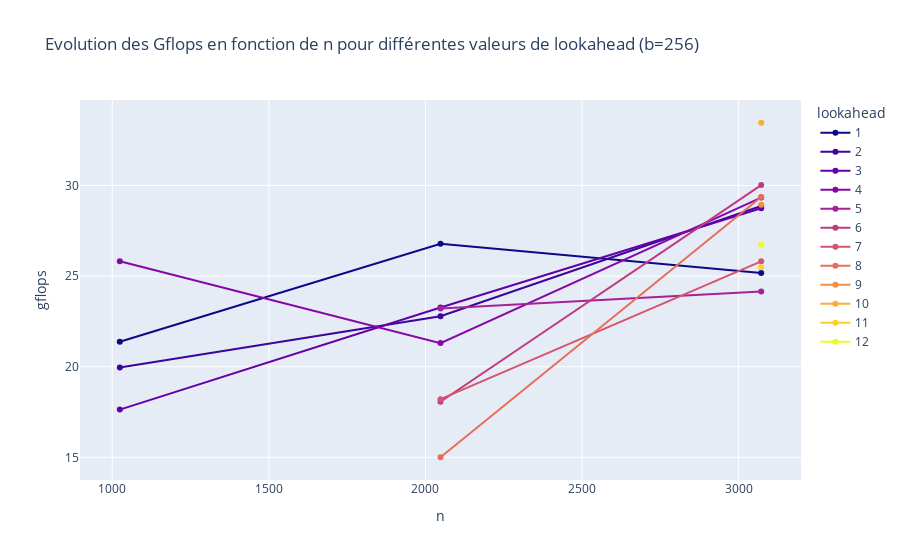

The cell this chart's notebook holds for it:
### Code cell
plotly.plot(df_p2p_i_la_filtered.query('b == 256').sort_values(['n', 'p', 'q', 'lookahead']), kind = 'line', x =  'n', y = 'gflops', color = 'lookahead', markers = True, color_discrete_sequence=colors, title = 'Evolution des Gflops en fonction de n pour différentes valeurs de lookahead (b=256)') #, facet_col="p", facet_row="q")

### Figure 1 — Plotly figure (JSON) as saved in the notebook; plotly's stock layout.template omitted (floating-point values rounded to 4 significant figures)
{"data": [{"hovertemplate": "lookahead=1<br>n=%{x}<br>gflops=%{y}<extra></extra>", "legendgroup": "1", "line": {"color": "#0d0887", "dash": "solid"}, "marker": {"symbol": "circle"}, "mode": "lines+markers", "name": "1", "orientation": "v", "showlegend": true, "type": "scatter", "x": [1024, 2048, 3072], "xaxis": "x", "y": [21.37, 26.79, 25.17], "yaxis": "y"}, {"hovertemplate": "lookahead=2<br>n=%{x}<br>gflops=%{y}<extra></extra>", "legendgroup": "2", "line": {"color": "#3e049c", "dash": "solid"}, "marker": {"symbol": "circle"}, "mode": "lines+markers", "name": "2", "orientation": "v", "showlegend": true, "type": "scatter", "x": [1024, 2048, 3072], "xaxis": "x", "y": [19.96, 22.78, 28.87], "yaxis": "y"}, {"hovertemplate": "lookahead=3<br>n=%{x}<br>gflops=%{y}<extra></extra>", "legendgroup": "3", "line": {"color": "#6300a7", "dash": "solid"}, "marker": {"symbol": "circle"}, "mode": "lines+markers", "name": "3", "orientation": "v", "showlegend": true, "type": "scatter", "x": [1024, 2048, 3072], "xaxis": "x", "y": [17.63, 23.27, 28.75], "yaxis": "y"}, {"hovertemplate": "lookahead=4<br>n=%{x}<br>gflops=%{y}<extra></extra>", "legendgroup": "4", "line": {"color": "#8606a6", "dash": "solid"}, "marker": {"symbol": "circle"}, "mode": "lines+markers", "name": "4", "orientation": "v", "showlegend": true, "type": "scatter", "x": [1024, 2048, 3072], "xaxis": "x", "y": [25.82, 21.3, 29.34], "yaxis": "y"}, {"hovertemplate": "lookahead=5<br>n=%{x}<br>gflops=%{y}<extra></extra>", "legendgroup": "5", "line": {"color": "#a62098", "dash": "solid"}, "marker": {"symbol": "circle"}, "mode": "lines+markers", "name": "5", "orientation": "v", "showlegend": true, "type": "scatter", "x": [2048, 3072], "xaxis": "x", "y": [23.21, 24.15], "yaxis": "y"}, {"hovertemplate": "lookahead=6<br>n=%{x}<br>gflops=%{y}<extra></extra>", "legendgroup": "6", "line": {"color": "#c03a83", "dash": "solid"}, "marker": {"symbol": "circle"}, "mode": "lines+markers", "name": "6", "orientation": "v", "showlegend": true, "type": "scatter", "x": [2048, 3072], "xaxis": "x", "y": [18.07, 30.03], "yaxis": "y"}, {"hovertemplate": "lookahead=7<br>n=%{x}<br>gflops=%{y}<extra></extra>", "legendgroup": "7", "line": {"color": "#d5546e", "dash": "solid"}, "marker": {"symbol": "circle"}, "mode": "lines+markers", "name": "7", "orientation": "v", "showlegend": true, "type": "scatter", "x": [2048, 3072], "xaxis": "x", "y": [18.21, 25.82], "yaxis": "y"}, {"hovertemplate": "lookahead=8<br>n=%{x}<br>gflops=%{y}<extra></extra>", "legendgroup": "8", "line": {"color": "#e76f5a", "dash": "solid"}, "marker": {"symbol": "circle"}, "mode": "lines+markers", "name": "8", "orientation": "v", "showlegend": true, "type": "scatter", "x": [2048, 3072], "xaxis": "x", "y": [15.0, 29.37], "yaxis": "y"}, {"hovertemplate": "lookahead=9<br>n=%{x}<br>gflops=%{y}<extra></extra>", "legendgroup": "9", "line": {"color": "#f68d45", "dash": "solid"}, "marker": {"symbol": "circle"}, "mode": "lines+markers", "name": "9", "orientation": "v", "showlegend": true, "type": "scatter", "x": [3072], "xaxis": "x", "y": [28.94], "yaxis": "y"}, {"hovertemplate": "lookahead=10<br>n=%{x}<br>gflops=%{y}<extra></extra>", "legendgroup": "10", "line": {"color": "#fdae32", "dash": "solid"}, "marker": {"symbol": "circle"}, "mode": "lines+markers", "name": "10", "orientation": "v", "showlegend": true, "type": "scatter", "x": [3072], "xaxis": "x", "y": [33.47], "yaxis": "y"}, {"hovertemplate": "lookahead=11<br>n=%{x}<br>gflops=%{y}<extra></extra>", "legendgroup": "11", "line": {"color": "#fcd225", "dash": "solid"}, "marker": {"symbol": "circle"}, "mode": "lines+markers", "name": "11", "orientation": "v", "showlegend": true, "type": "scatter", "x": [3072], "xaxis": "x", "y": [25.48], "yaxis": "y"}, {"hovertemplate": "lookahead=12<br>n=%{x}<br>gflops=%{y}<extra></extra>", "legendgroup": "12", "line": {"color": "#f0f921", "dash": "solid"}, "marker": {"symbol": "circle"}, "mode": "lines+markers", "name": "12", "orientation": "v", "showlegend": true, "type": "scatter", "x": [3072], "xaxis": "x", "y": [26.73], "yaxis": "y"}], "layout": {"legend": {"title": {"text": "lookahead"}, "tracegroupgap": 0}, "title": {"text": "Evolution des Gflops en fonction de n pour différentes valeurs de lookahead (b=256)"}, "xaxis": {"anchor": "y", "domain": [0, 1], "title": {"text": "n"}}, "yaxis": {"anchor": "x", "domain": [0, 1], "title": {"text": "gflops"}}}}
